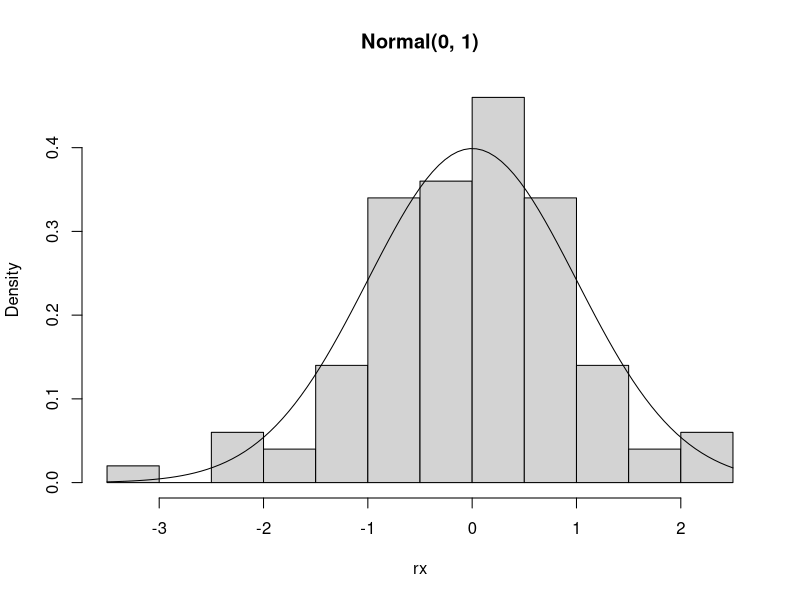
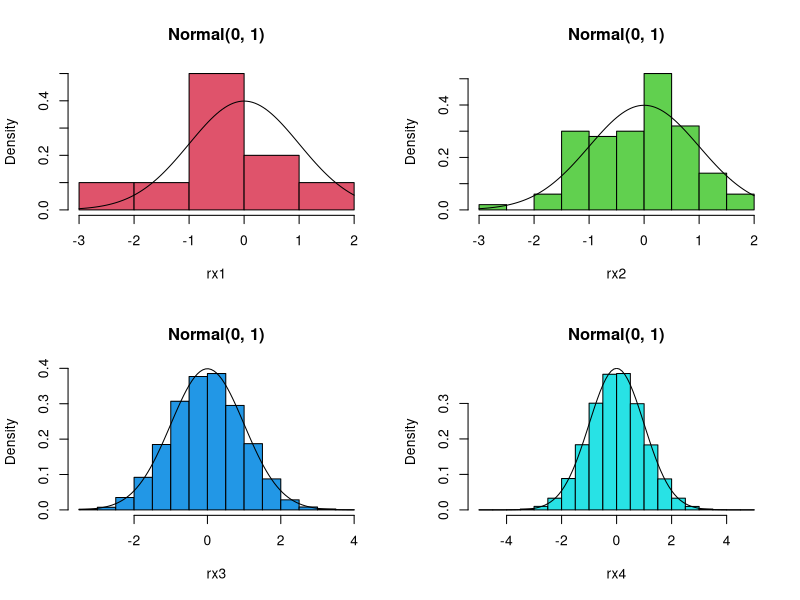
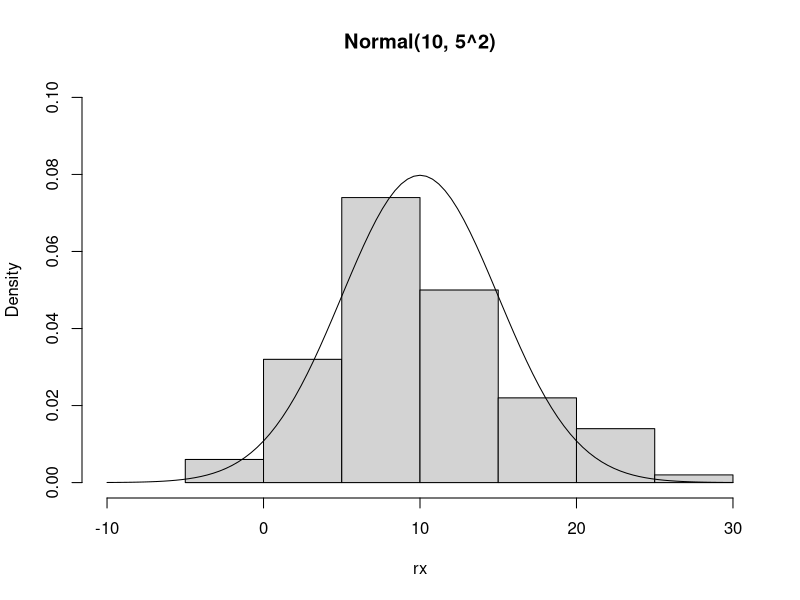
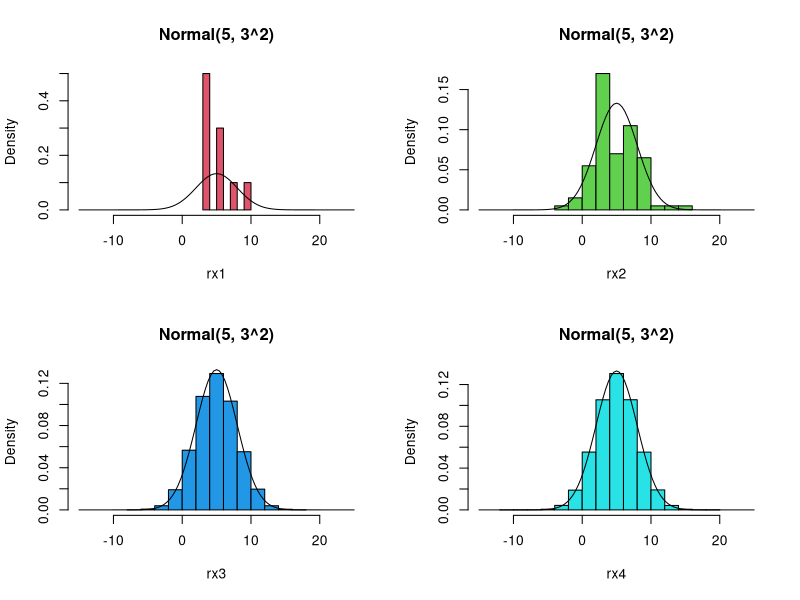
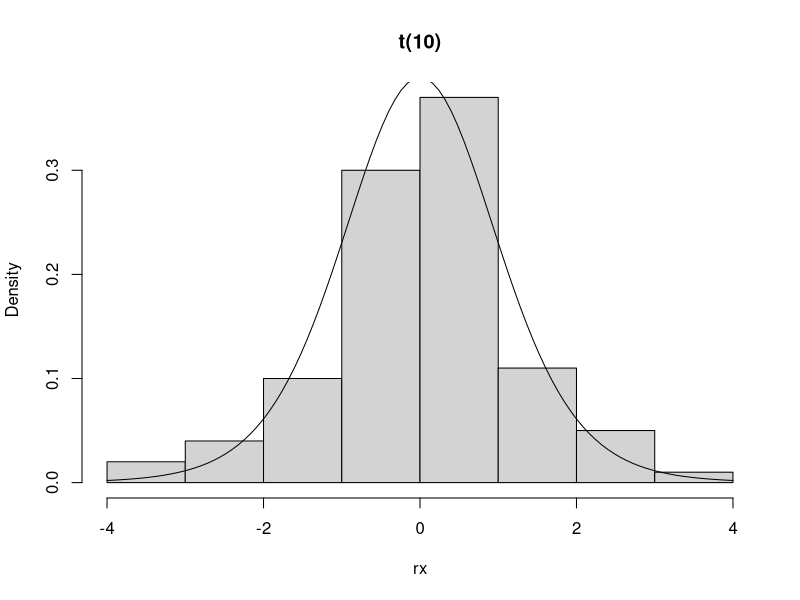
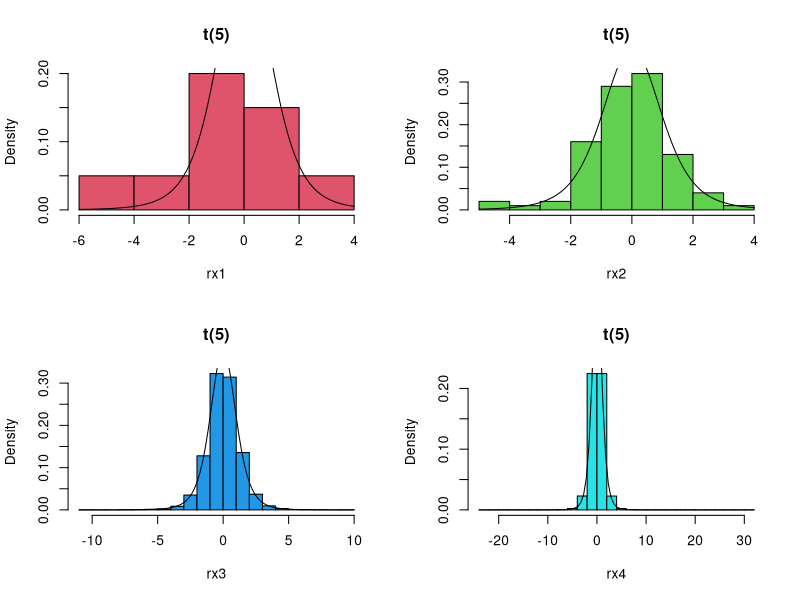
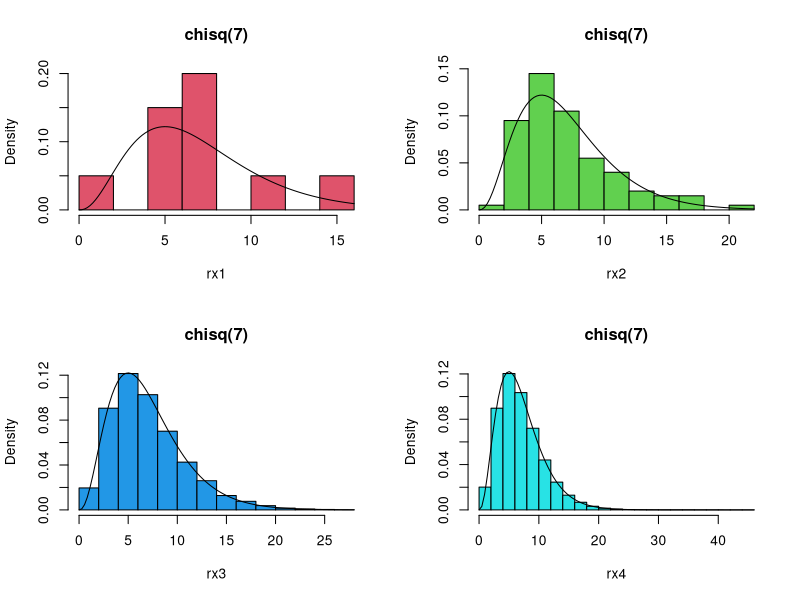

The R source for these figures, in order:
# 중간고사 문제
# 1. r기초 로그 or 팩토리얼 연산
# 2. 반복문 이용한 연산
# 3. 이산형 그래프
# 4. 연속형 그래프
# 5. 유명한 그래프


# 표준정규분포
rnorm(100, mean = 0, sd = 1)

rx = rnorm(100); mean(rx); var(rx)


# 실습1
rx1 = rnorm(10); mean(rx1); sd(rx1)
rx2 = rnorm(100); mean(rx2); sd(rx2)
rx3 = rnorm(10000); mean(rx3); sd(rx3)
rx4 = rnorm(1000000); mean(rx4); sd(rx4)


hist(rx, probability = T, main = "Normal(0, 1)"); curve(dnorm(x), add = T)


# 실습2
par(mfrow = c(2, 2))
hist(rx1, probability = T, col = 58, main = "Normal(0, 1)"); curve(dnorm(x), add = T)
hist(rx2, probability = T, col = 59, main = "Normal(0, 1)"); curve(dnorm(x), add = T)
hist(rx3, probability = T, col = 60, main = "Normal(0, 1)"); curve(dnorm(x), add = T)
hist(rx4, probability = T, col = 61, main = "Normal(0, 1)"); curve(dnorm(x), add = T)
par(mfrow = c(1, 1))


# 정규분포
rx = rnorm(100, 10, 5); mean(rx); sd(rx)


# 실습3
rx1 = rnorm(10, 5, 3); mean(rx1); sd(rx1)
rx2 = rnorm(100, 5, 3); mean(rx2); sd(rx2)
rx3 = rnorm(10000, 5, 3); mean(rx3); sd(rx3)
rx4 = rnorm(1000000, 5, 3); mean(rx4); sd(rx4)


hist(rx, probability = T, xlim = c(-10, 30), ylim = c(0, .1), main = 'Normal(10, 5^2)'); curve(dnorm(x, 10, 5), add = T)


# 실습4
par(mfrow = c(2, 2))
hist(rx1, probability = T, xlim = c(-15, 25), col = 58, main = 'Normal(5, 3^2)'); curve(dnorm(x, 5, 3), add = T)
hist(rx2, probability = T, xlim = c(-15, 25), col = 59, main = 'Normal(5, 3^2)'); curve(dnorm(x, 5, 3), add = T)
hist(rx3, probability = T, xlim = c(-15, 25), col = 60, main = 'Normal(5, 3^2)'); curve(dnorm(x, 5, 3), add = T)
hist(rx4, probability = T, xlim = c(-15, 25), col = 61, main = 'Normal(5, 3^2)'); curve(dnorm(x, 5, 3), add = T)
par(mfrow = c(1, 1))


# t분포
rt(10, 10)

rx = rt(100, 10); mean(rx); var(rx)


# 실습5
rx1 = rt(10, 5); mean(rx1); var(rx1)
rx2 = rt(100, 5); mean(rx2); var(rx2)
rx3 = rt(10000, 5); mean(rx3); var(rx3)
rx4 = rt(1000000, 5); mean(rx4); var(rx4)


hist(rx, probability = T, main = 't(10)'); curve(dt(x, 10), add = T)


# 실습6
par(mfrow = c(2, 2))
hist(rx1, probability = T, col = 58, main = 't(5)'); curve(dt(x, 5), add = T)
hist(rx2, probability = T, col = 59, main = 't(5)'); curve(dt(x, 5), add = T)
hist(rx3, probability = T, col = 60, main = 't(5)'); curve(dt(x, 5), add = T)
hist(rx4, probability = T, col = 61, main = 't(5)'); curve(dt(x, 5), add = T)
par(mfrow = c(1, 1))


# 카이제곱분포
# 실습 7
rx1 = rchisq(10, 7); mean(rx1); var(rx1)
rx2 = rchisq(100, 7); mean(rx2); var(rx2)
rx3 = rchisq(10000, 7); mean(rx3); var(rx3)
rx4 = rchisq(1000000, 7); mean(rx4); var(rx4)

par(mfrow = c(2, 2))
hist(rx1, probability = T, col = 58, main = 'chisq(7)'); curve(dchisq(x, 7), add = T)
hist(rx2, probability = T, col = 59, main = 'chisq(7)'); curve(dchisq(x, 7), add = T)
hist(rx3, probability = T, col = 60, main = 'chisq(7)'); curve(dchisq(x, 7), add = T)
hist(rx4, probability = T, col = 61, main = 'chisq(7)'); curve(dchisq(x, 7), add = T)
par(mfrow = c(1, 1))